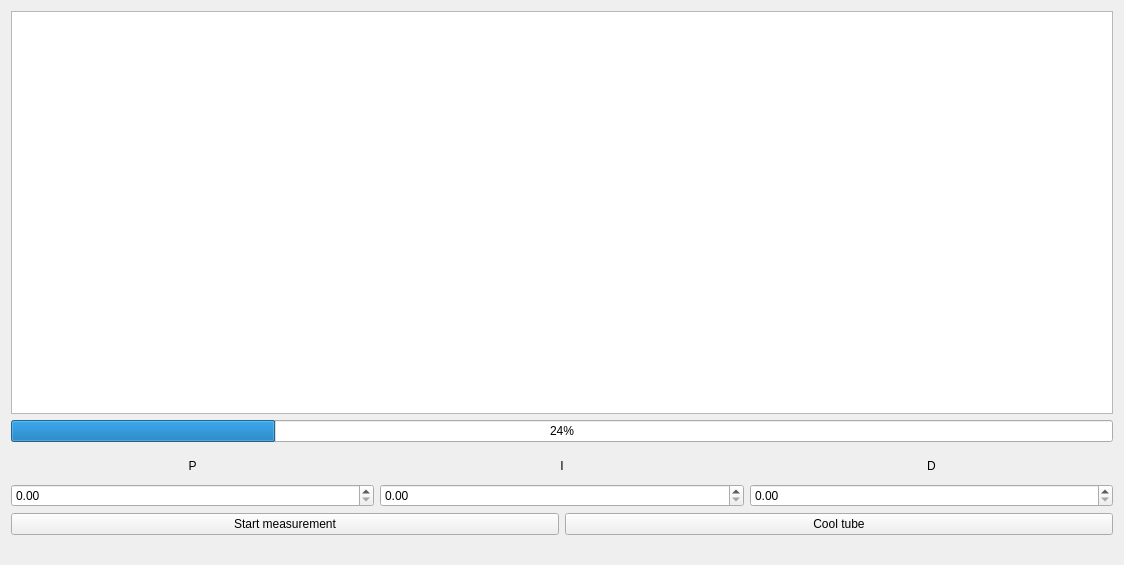
<?xml version="1.0" encoding="UTF-8"?>
<ui version="4.0">
 <class>MainWindow</class>
 <widget class="QMainWindow" name="MainWindow">
  <property name="geometry">
   <rect>
    <x>0</x>
    <y>0</y>
    <width>1124</width>
    <height>565</height>
   </rect>
  </property>
  <property name="windowTitle">
   <string>MainWindow</string>
  </property>
  <widget class="QWidget" name="centralWidget">
   <layout class="QVBoxLayout" name="verticalLayout_5">
    <item>
     <layout class="QVBoxLayout" name="verticalLayout_4">
      <item>
       <widget class="PlotWidget" name="plotWidget">
        <property name="sizePolicy">
         <sizepolicy hsizetype="Minimum" vsizetype="Minimum">
          <horstretch>0</horstretch>
          <verstretch>0</verstretch>
         </sizepolicy>
        </property>
       </widget>
      </item>
      <item>
       <widget class="QProgressBar" name="progressBar">
        <property name="value">
         <number>24</number>
        </property>
       </widget>
      </item>
      <item>
       <layout class="QHBoxLayout" name="horizontalLayout">
        <item>
         <layout class="QVBoxLayout" name="verticalLayout_3">
          <item>
           <widget class="QLabel" name="label">
            <property name="sizePolicy">
             <sizepolicy hsizetype="Preferred" vsizetype="Minimum">
              <horstretch>0</horstretch>
              <verstretch>0</verstretch>
             </sizepolicy>
            </property>
            <property name="maximumSize">
             <size>
              <width>16777215</width>
              <height>25</height>
             </size>
            </property>
            <property name="text">
             <string>P</string>
            </property>
            <property name="scaledContents">
             <bool>false</bool>
            </property>
            <property name="alignment">
             <set>Qt::AlignBottom|Qt::AlignHCenter</set>
            </property>
           </widget>
          </item>
          <item>
           <spacer name="verticalSpacer_3">
            <property name="orientation">
             <enum>Qt::Vertical</enum>
            </property>
            <property name="sizeType">
             <enum>QSizePolicy::Fixed</enum>
            </property>
            <property name="sizeHint" stdset="0">
             <size>
              <width>20</width>
              <height>5</height>
             </size>
            </property>
           </spacer>
          </item>
          <item>
           <widget class="QDoubleSpinBox" name="p_box"/>
          </item>
         </layout>
        </item>
        <item>
         <layout class="QVBoxLayout" name="verticalLayout_2">
          <item>
           <widget class="QLabel" name="label_2">
            <property name="sizePolicy">
             <sizepolicy hsizetype="Preferred" vsizetype="Minimum">
              <horstretch>0</horstretch>
              <verstretch>0</verstretch>
             </sizepolicy>
            </property>
            <property name="maximumSize">
             <size>
              <width>16777215</width>
              <height>25</height>
             </size>
            </property>
            <property name="text">
             <string>I</string>
            </property>
            <property name="alignment">
             <set>Qt::AlignBottom|Qt::AlignHCenter</set>
            </property>
           </widget>
          </item>
          <item>
           <spacer name="verticalSpacer">
            <property name="orientation">
             <enum>Qt::Vertical</enum>
            </property>
            <property name="sizeType">
             <enum>QSizePolicy::Fixed</enum>
            </property>
            <property name="sizeHint" stdset="0">
             <size>
              <width>20</width>
              <height>5</height>
             </size>
            </property>
           </spacer>
          </item>
          <item>
           <widget class="QDoubleSpinBox" name="i_box"/>
          </item>
         </layout>
        </item>
        <item>
         <layout class="QVBoxLayout" name="verticalLayout">
          <item>
           <widget class="QLabel" name="label_3">
            <property name="sizePolicy">
             <sizepolicy hsizetype="Preferred" vsizetype="Minimum">
              <horstretch>0</horstretch>
              <verstretch>0</verstretch>
             </sizepolicy>
            </property>
            <property name="maximumSize">
             <size>
              <width>16777215</width>
              <height>25</height>
             </size>
            </property>
            <property name="text">
             <string>D</string>
            </property>
            <property name="alignment">
             <set>Qt::AlignBottom|Qt::AlignHCenter</set>
            </property>
           </widget>
          </item>
          <item>
           <spacer name="verticalSpacer_2">
            <property name="orientation">
             <enum>Qt::Vertical</enum>
            </property>
            <property name="sizeType">
             <enum>QSizePolicy::Fixed</enum>
            </property>
            <property name="sizeHint" stdset="0">
             <size>
              <width>20</width>
              <height>5</height>
             </size>
            </property>
           </spacer>
          </item>
          <item>
           <widget class="QDoubleSpinBox" name="d_box"/>
          </item>
         </layout>
        </item>
       </layout>
      </item>
     </layout>
    </item>
    <item>
     <layout class="QHBoxLayout" name="horizontalLayout_2">
      <item>
       <widget class="QPushButton" name="measurement_button">
        <property name="text">
         <string>Start measurement</string>
        </property>
       </widget>
      </item>
      <item>
       <widget class="QPushButton" name="cool_button">
        <property name="text">
         <string>Cool tube</string>
        </property>
       </widget>
      </item>
     </layout>
    </item>
   </layout>
  </widget>
  <widget class="QMenuBar" name="menuBar">
   <property name="geometry">
    <rect>
     <x>0</x>
     <y>0</y>
     <width>1124</width>
     <height>20</height>
    </rect>
   </property>
  </widget>
  <widget class="QStatusBar" name="statusBar">
   <property name="sizeGripEnabled">
    <bool>false</bool>
   </property>
  </widget>
 </widget>
 <layoutdefault spacing="6" margin="11"/>
 <customwidgets>
  <customwidget>
   <class>PlotWidget</class>
   <extends>QGraphicsView</extends>
   <header>pyqtgraph</header>
  </customwidget>
 </customwidgets>
 <resources/>
 <connections/>
</ui>
